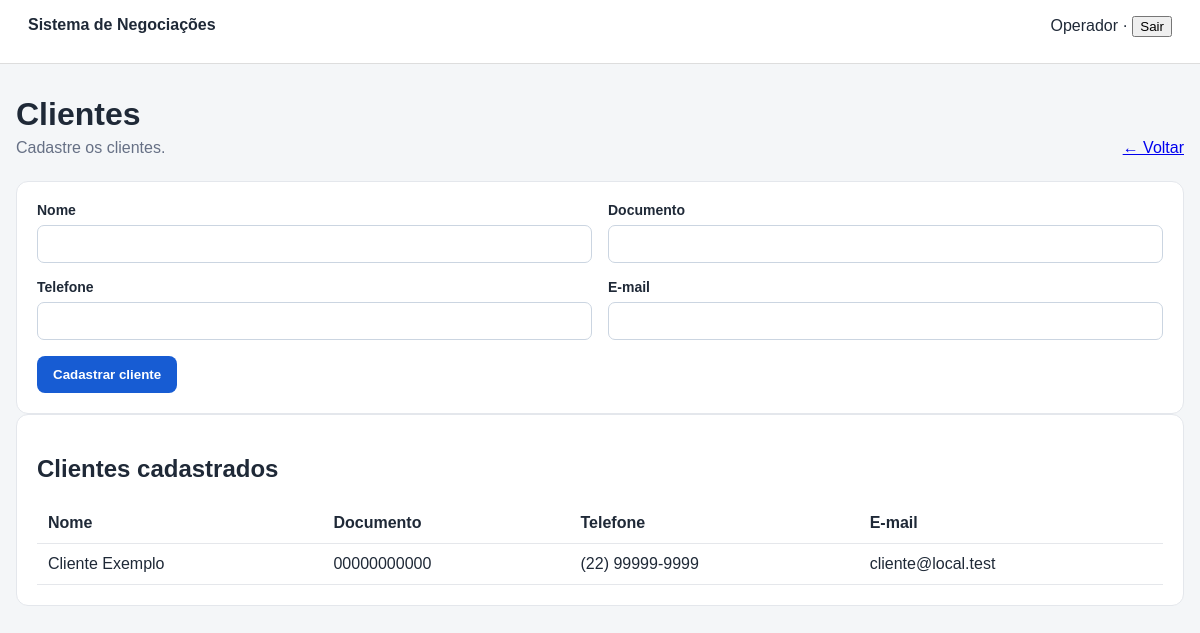
Screenshot of /clientes.php (signed in) with the database file from the repository.
### tables this page shows
CREATE TABLE IF NOT EXISTS clientes (
    id INT UNSIGNED AUTO_INCREMENT PRIMARY KEY,

    nome VARCHAR(150) NOT NULL,

    documento VARCHAR(30) NULL UNIQUE,

    telefone VARCHAR(30) NULL,

    email VARCHAR(150) NULL,

    ativo TINYINT(1) NOT NULL DEFAULT 1,

    criado_em TIMESTAMP DEFAULT CURRENT_TIMESTAMP,

    atualizado_em TIMESTAMP DEFAULT CURRENT_TIMESTAMP
        ON UPDATE CURRENT_TIMESTAMP,

    INDEX idx_cliente_nome(nome)
);

### config/auth.php (called while the page is built, shortened)
<?php
function usuarioAtual(): ?array { return $_SESSION['usuario'] ?? null; }

### config/bootstrap.php (called while the page is built, shortened)
<?php
require_once __DIR__.'/auth.php';
function e(?string $v): string { return htmlspecialchars($v ?? '',ENT_QUOTES,'UTF-8'); }

### clientes.php (the view, shortened to what this page needs)
<?php
require_once __DIR__.'/config/bootstrap.php'; exigirLogin(); $pdo=db(); $erro=''; $ok='';
$clientes=$pdo->query("SELECT nome,documento,telefone,email FROM clientes WHERE ativo=1 ORDER BY nome")->fetchAll();
?>
<!doctype html><html lang="pt-BR"><head><meta charset="utf-8"><meta name="viewport" content="width=device-width,initial-scale=1"><title>Clientes</title><link rel="stylesheet" href="assets/style.css"></head>
<body><header class="topbar"><strong>Sistema de Negociações</strong><span>
    <?=e(usuarioAtual()['nome'])?> ·
    <form method="POST" action="logout.php" style="display:inline;">
        <button type="submit">
            Sair
        </button>
    </form>
</span></header><main class="container"><div class="head"><div><h1>Clientes</h1><p>Cadastre os clientes.</p></div><a href="index.php">← Voltar</a></div>
<form class="panel form" method="post"><input
    ><label>Nome<input name="nome" required></label><label>Documento<input name="documento"></label><label>Telefone<input name="telefone"></label><label>E-mail<input type="email" name="email"></label><div class="wide"><button class="button">Cadastrar cliente</button></div></form>
<section class="panel"><h2>Clientes cadastrados</h2><div class="table"><table><tr><th>Nome</th><th>Documento</th><th>Telefone</th><th>E-mail</th></tr><?php foreach($clientes as $c):?><tr><td><?=e($c['nome'])?></td><td><?=e($c['documento']?:'-')?></td><td><?=e($c['telefone']?:'-')?></td><td><?=e($c['email']?:'-')?></td></tr><?php endforeach;?></table></div></section></main></body></html>

### assets/style.css (style rules this page uses)
* { box-sizing:border-box }
body { margin:0;font-family:Arial,sans-serif;background:#f4f6f8;color:#1f2937 }
.topbar { min-height:64px;background:white;border-bottom:1px solid #ddd;padding:16px 28px;display:flex;justify-content:space-between;gap:20px }
.container { width:min(1180px,calc(100% - 32px));margin:32px auto }
.head { display:flex;justify-content:space-between;align-items:end;margin-bottom:24px;gap:20px }
.head h1 { margin:0 0 6px }
.head p { margin:0;color:#667085 }
.card,.panel,.login-box { background:#fff;border:1px solid #e4e7ec;border-radius:12px;padding:20px }
.button { display:inline-block;background:#175cd3;color:white;border:0;border-radius:8px;padding:11px 16px;text-decoration:none;cursor:pointer;font-weight:bold }
.form { display:grid;grid-template-columns:1fr 1fr;gap:16px }
.form label,.filter label { display:flex;flex-direction:column;gap:7px;font-weight:bold;font-size:14px }
.wide { grid-column:1/-1 }
input,select,textarea { font:inherit;padding:10px;border:1px solid #cbd5e1;border-radius:7px;background:#fff }
.table { overflow:auto }
.table table { width:100%;border-collapse:collapse }
.table th,.table td { padding:11px;border-bottom:1px solid #e5e7eb;text-align:left;white-space:nowrap }

### rows the page displays
clientes: nome "Cliente Exemplo", documento "00000000000", telefone "(22) 99999-9999", email "cliente@local.test"

### other values shown
usuarioAtual()['nome'] "Operador"
